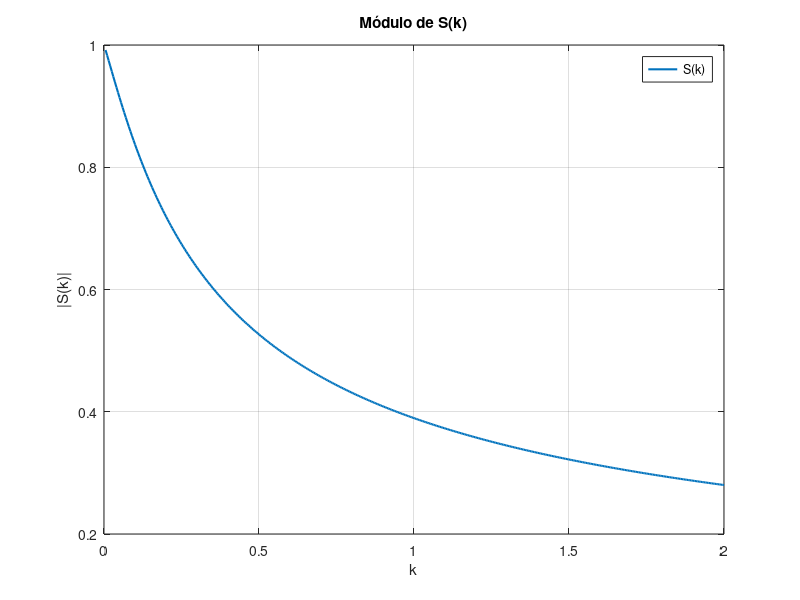
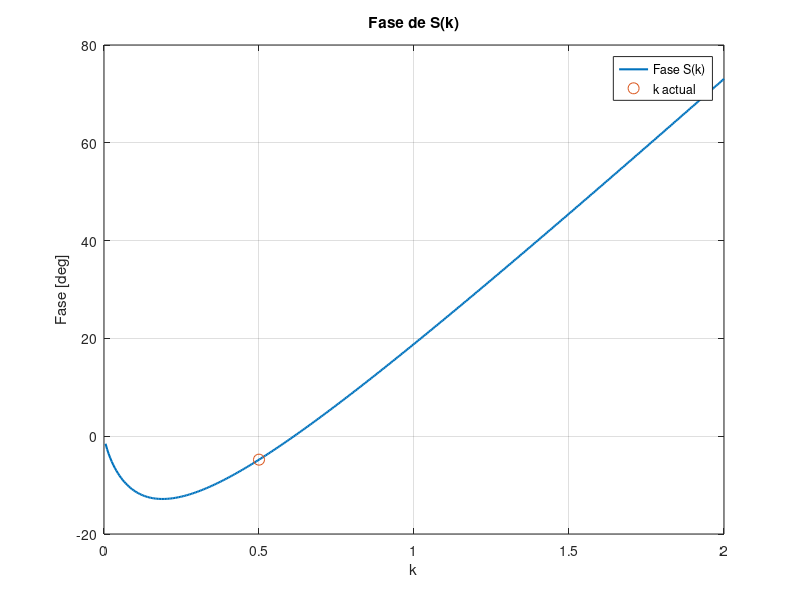
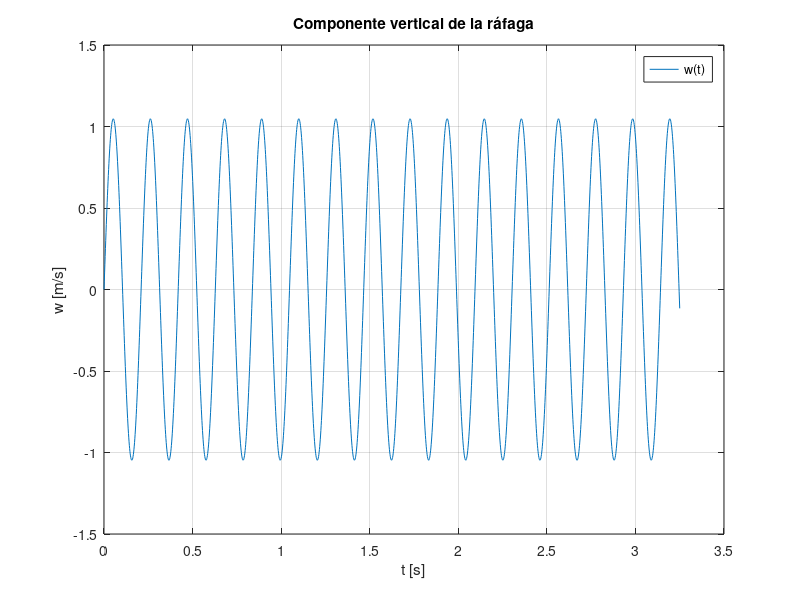
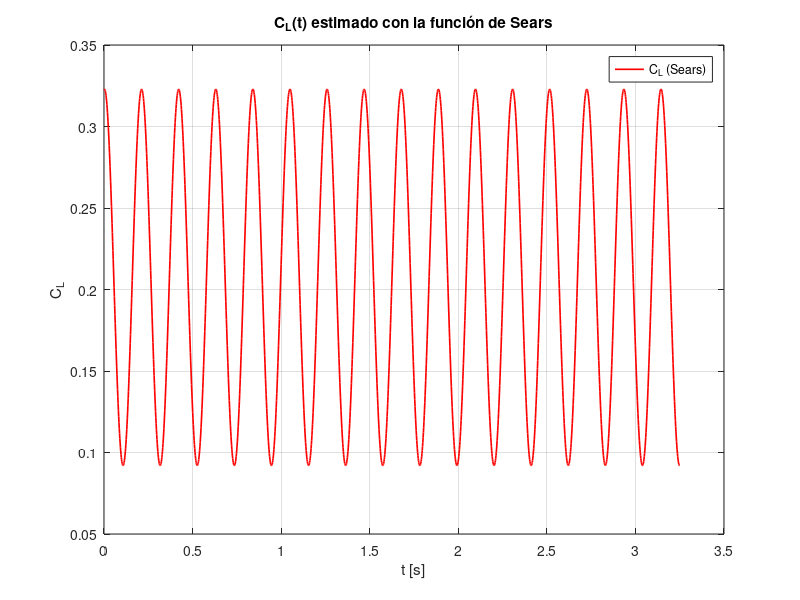

Write the MATLAB code that produced these figures, in order.
%% Sears
clear; close all; clc;

%----------------- Variables -----------------%
Uinf = 30;           % Velocidad libre [m/s]
c    = 1.0;          % Cuerda [m]
b    = c/2;          % Semicuerda [m]
f    = 15/pi;         % Frecuencia [Hz]
omega= 2*pi*f;       % Frecuencia angular [rad/s]
alpha0_deg = 2;      % Ángulo de ataque base [deg]
alpha0 = deg2rad(alpha0_deg);   % Ángulo de ataque base [rad]
wHat = Uinf*deg2rad(2); % Ráfagas vertical 2 grados ~ 1.05 m/s
CL0 = 0.2074589;   % Cl base simulacion en simulación estacionaria AoA=2 grados
k = omega*b/Uinf;    % Frecuencia reducida

%----------------- THEODORSEN & SEARS ----------------%
H0 = besselh(0, 2, k);
H1 = besselh(1, 2, k);
Ck = H1 ./ (H1 + 1i*H0);
J0 = besselj(0, k);
J1 = besselj(1, k);
S  = (J0 - 1i*J1).*Ck + 1i*J1;
gain  = abs(S); 
phase = angle(S);

kvec = linspace(0,2,400);
Svals = arrayfun(@(kk) (besselj(0,kk)-1i*besselj(1,kk)) .* ...
    (besselh(1,2,kk)./(besselh(1,2,kk)+1i*besselh(0,2,kk))) + 1i*besselj(1,kk), kvec);

figure; 
plot(kvec, abs(Svals),'LineWidth',1.5); grid on; hold on
xlabel('k'); ylabel('|S(k)|'); title('Módulo de S(k)');
legend('S(k)','k actual','Location','best');

figure; 
plot(kvec, rad2deg(angle(Svals)),'LineWidth',1.5); grid on; hold on
plot(k, rad2deg(angle(S)),'o','MarkerSize',8,'DisplayName','k actual');
xlabel('k'); ylabel('Fase [deg]'); title('Fase de S(k)');
legend('Fase S(k)','k actual','Location','best');

%----------------- w(t) -----------------%
T = 1/f;
t = linspace(0, 3.25, 2000);
w_t = wHat*sin(omega*t);   % componente vertical de ráfaga
deltaCL = 2*pi*(wHat/Uinf) * real( S * exp(1i*omega*t) );  % Sears
CL_sears = CL0 + deltaCL;

% Velocidad vertical
figure; 
plot(t, w_t, 'DisplayName','w(t)'); grid on
xlabel('t [s]'); ylabel('w [m/s]');
title('Componente vertical de la ráfaga');
legend show

% C_L estimado con Sears
figure;
plot(t, CL_sears, 'r','LineWidth',1.2,'DisplayName','C_L (Sears)'); grid on
xlabel('t [s]'); ylabel('C_L');
title('C_L(t) estimado con la función de Sears');
legend('Location','best');

%----------------- SALIDA NUMÉRICA -------------------%
fprintf('--- Parámetros ---\n');
fprintf('U=%.3f m/s, c=%.3f m, f=%.6f Hz, T=%.6f s, wHat=%.6f m/s\n', Uinf, c, f, T, wHat);
fprintf('k = %.6f\n', k);

fprintf('\n--- Sears S(k) ---\n');
fprintf('S_real = %.8f\n', real(S));
fprintf('S_imag = %.8f\n', imag(S));
fprintf('|S|    = %.8f\n', gain);
fprintf('arg(S) = %.8f rad (%.4f deg)\n', phase, rad2deg(phase));